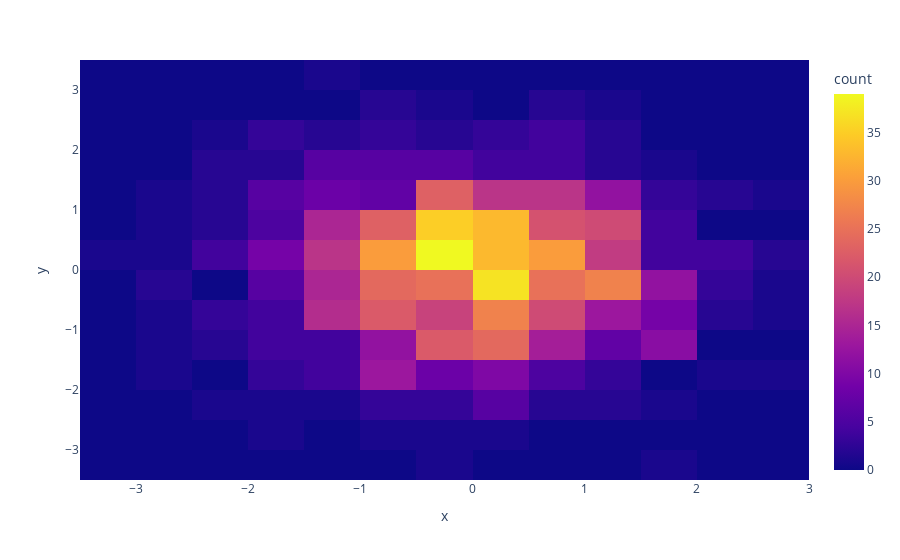

Notebook code for this chart:
### Code cell
px.density_heatmap(x=x,y=y)

### Figure 1 — Plotly figure (JSON) as saved in the notebook; plotly's stock layout.template omitted (floating-point values rounded to 4 significant figures; data arrays with more than 128 entries replaced by an {"elided": "..."} marker saying what was removed)
{"data": [{"coloraxis": "coloraxis", "hovertemplate": "x=%{x}<br>y=%{y}<br>count=%{z}<extra></extra>", "name": "", "type": "histogram2d", "x": {"elided": "1000 float values"}, "xaxis": "x", "xbingroup": "x", "y": {"elided": "1000 float values"}, "yaxis": "y", "ybingroup": "y"}], "layout": {"coloraxis": {"colorbar": {"title": {"text": "count"}}, "colorscale": [[0, "#0d0887"], [0.1111, "#46039f"], [0.2222, "#7201a8"], [0.3333, "#9c179e"], [0.4444, "#bd3786"], [0.5556, "#d8576b"], [0.6667, "#ed7953"], [0.7778, "#fb9f3a"], [0.8889, "#fdca26"], [1, "#f0f921"]]}, "legend": {"tracegroupgap": 0}, "margin": {"t": 60}, "xaxis": {"anchor": "y", "domain": [0, 1], "title": {"text": "x"}}, "yaxis": {"anchor": "x", "domain": [0, 1], "title": {"text": "y"}}}}
